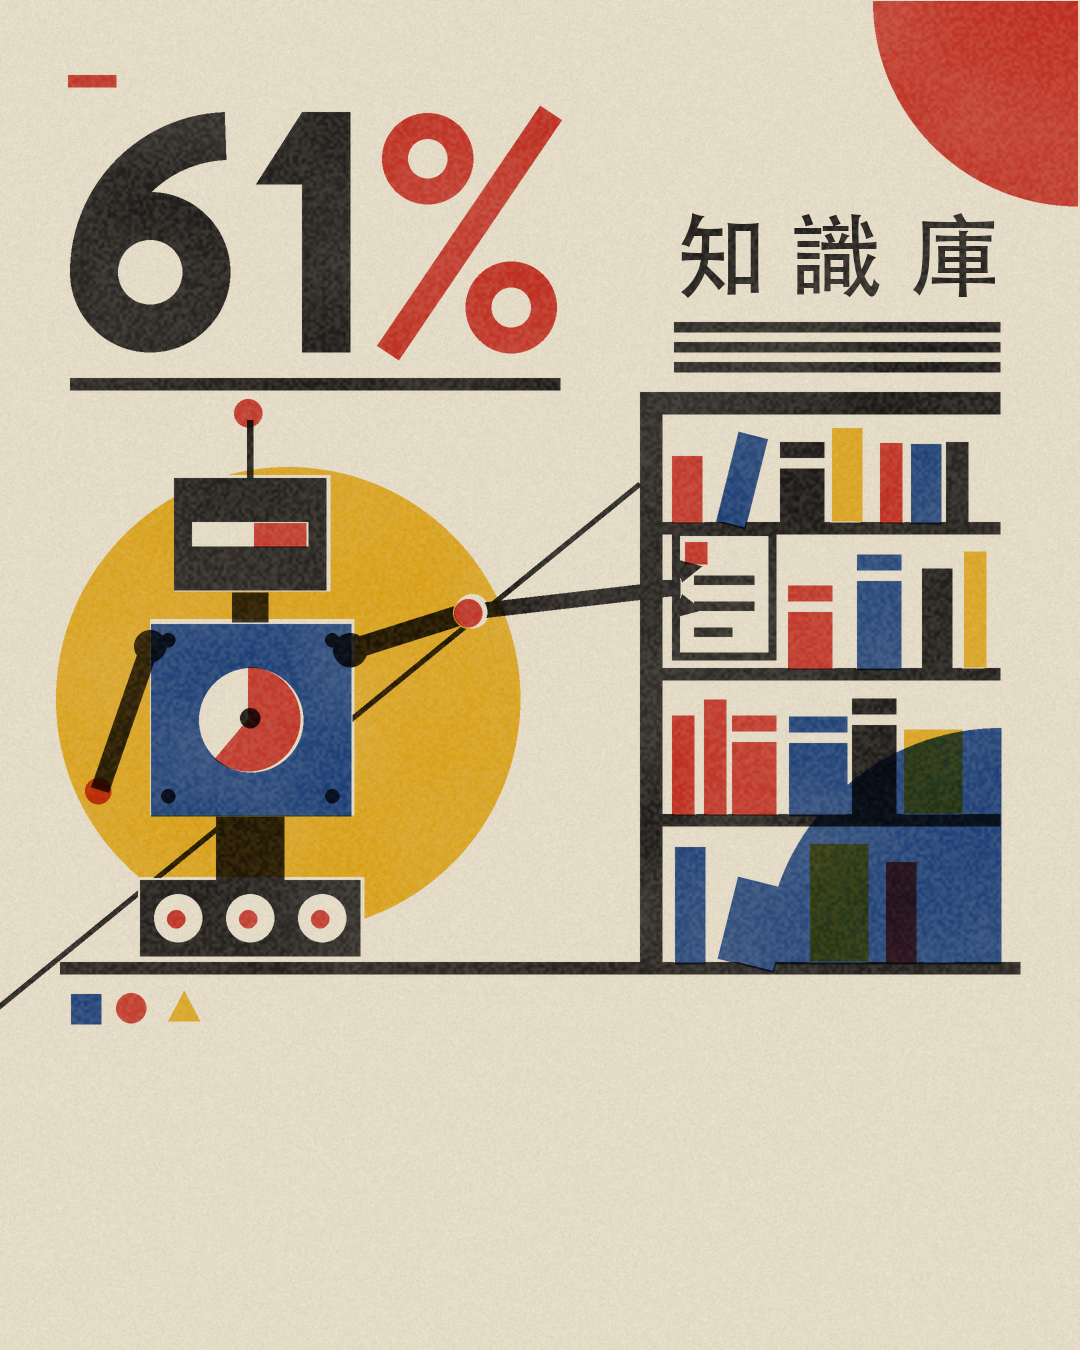

Write the Python code that produced this figure.
"""Style catalog sample: bauhaus (basic shapes, primary colours, constructed type).
Self-contained: Python 3 + PIL only. Renders sample.png (1080x1350) next to this file.
Technique encoded here:
  - every object is built from circle / square / triangle / bar only
  - each ink is a separate "plate" (L mask); plates are multiplied onto paper,
    so overlaps mix like overprinted ink (yellow x blue, red x yellow ...)
  - knock() cuts a hole through all plates (paper shows through)
  - numerals are constructed from rings, arcs and bars, not typed
  - slight plate misregistration + ink mottling + paper grain = printed poster feel
"""
from PIL import Image, ImageDraw, ImageFont, ImageChops, ImageFilter
import math, os, random

W, H, S = 1080, 1350, 2                      # S = supersampling factor
HERE = os.path.dirname(os.path.abspath(__file__))
rnd = random.Random(1919)

PAPER = (238, 229, 208)
INKS = {                                     # plate name -> ink colour, print order
    'yellow': (243, 186, 28),
    'red':    (212, 50, 38),
    'blue':   (28, 70, 150),
    'black':  (28, 26, 26),
}
OFFSET = {'yellow': (2, -1), 'red': (-2, 1), 'blue': (1, 2), 'black': (0, 0)}  # misregistration (px @1x)

plates = {k: Image.new('L', (W * S, H * S), 0) for k in INKS}
draws = {k: ImageDraw.Draw(v) for k, v in plates.items()}


def sc(pts): return [(x * S, y * S) for x, y in pts]

# ---- primitives (the only vocabulary allowed) ---------------------------------
def poly(ink, pts, v=255): draws[ink].polygon(sc(pts), fill=v)
def rect(ink, x0, y0, x1, y1, v=255): draws[ink].rectangle([x0 * S, y0 * S, x1 * S, y1 * S], fill=v)
def disc(ink, cx, cy, r, v=255): draws[ink].ellipse([(cx - r) * S, (cy - r) * S, (cx + r) * S, (cy + r) * S], fill=v)
def ring(ink, cx, cy, r, w, v=255): draws[ink].ellipse([(cx - r) * S, (cy - r) * S, (cx + r) * S, (cy + r) * S], outline=v, width=int(w * S))
def arc(ink, cx, cy, r, a0, a1, w, v=255): draws[ink].arc([(cx - r) * S, (cy - r) * S, (cx + r) * S, (cy + r) * S], a0, a1, fill=v, width=int(w * S))
def pie(ink, cx, cy, r, a0, a1, v=255): draws[ink].pieslice([(cx - r) * S, (cy - r) * S, (cx + r) * S, (cy + r) * S], a0, a1, fill=v)
def bar(ink, x0, y0, x1, y1, w, v=255):
    """thick straight bar with square ends"""
    a = math.atan2(y1 - y0, x1 - x0); nx, ny = -math.sin(a) * w / 2, math.cos(a) * w / 2
    poly(ink, [(x0 + nx, y0 + ny), (x1 + nx, y1 + ny), (x1 - nx, y1 - ny), (x0 - nx, y0 - ny)], v)
def rot_rect(cx, cy, w, h, deg):
    a = math.radians(deg); c, s = math.cos(a), math.sin(a)
    return [(cx + x * c - y * s, cy + x * s + y * c) for x, y in ((-w / 2, -h / 2), (w / 2, -h / 2), (w / 2, h / 2), (-w / 2, h / 2))]
def knock(pts):
    for k in INKS: poly(k, pts, 0)
def knock_disc(cx, cy, r):
    for k in INKS: disc(k, cx, cy, r, 0)
def stripes(ink, x0, y0, x1, y1, n, horizontal=True):
    """n equal bars with equal gaps"""
    if horizontal:
        h = (y1 - y0) / (2 * n - 1)
        for i in range(n): rect(ink, x0, y0 + 2 * i * h, x1, y0 + (2 * i + 1) * h)
    else:
        w = (x1 - x0) / (2 * n - 1)
        for i in range(n): rect(ink, x0 + 2 * i * w, y0, x0 + (2 * i + 1) * w, y1)

# ---- constructed numerals ------------------------------------------------------
def num6(ink, x, base, h=240, t=48):
    R = h / 3                                   # bowl radius
    ring(ink, x + R, base - R, R, t)
    arc(ink, x + 2 * R, base - R, 2 * R, 180, 268, t)   # stem = quarter of a twice-as-big circle
    return 2 * R
def num1(ink, x, base, h=240, t=48):
    rect(ink, x + 46, base - h, x + 46 + t, base)
    poly(ink, [(x + 46, base - h), (x + 46, base - h + t * 1.5), (x, base - h + t * 1.5)])  # flag = triangle
    return 46 + t
def percent(ink, x, base, h=240, t=26):
    r = h * .19
    ring(ink, x + r, base - h + r, r, t)
    ring(ink, x + h * .62 - r + 26, base - r, r, t)
    bar(ink, x + 6, base, x + h * .62 + 20, base - h, t)
    return h * .62 + 26

# ================================ composition ===================================
GROUND = 962
# -- background fields ------------------------------------------------------------
disc('yellow', 286, 700, 232)                              # sun-like field behind the agent
pie('red', 1080, 0, 205, 90, 180)                          # corner quarter disc
bar('black', -10, 1014, 640, 484, 5)                       # diagonal axis: ground -> shelf, the arm lies on it
rect('black', 60, GROUND, 1020, GROUND + 12)               # ground rule

# -- knowledge base: a shelf made of bars, books = rectangles ----------------------
SX0, SX1 = 640, 1000
shelves = [522, 668, 814, GROUND]
rect('black', SX0, 392, SX0 + 22, GROUND)                  # left post
rect('black', SX0, 392, SX1, 392 + 22)                     # top bar
for y in shelves[:-1]: rect('black', SX0, y, SX1, y + 12)
book_cols = ['red', 'blue', 'black', 'yellow']
for si, y in enumerate(shelves):
    x = SX0 + 34
    top = (392 + 22) if si == 0 else shelves[si - 1] + 12
    room = y - top
    k = 0
    while x < SX1 - 30:
        w = rnd.choice([22, 30, 30, 44, 58]); h = room * rnd.choice([.62, .74, .86, .86])
        if x + w > SX1 - 6: break
        if si == 1 and k == 0:                             # the empty slot waiting for the card
            x += 116; k += 1; continue
        ink = book_cols[(k + si * 3) % 4] if rnd.random() < .8 else rnd.choice(book_cols)
        if rnd.random() < .16 and x + w + 40 < SX1:        # a leaning book
            knock(rot_rect(x + w / 2 + 16, y - h / 2 + 3, w, h, 14)); poly(ink, rot_rect(x + w / 2 + 16, y - h / 2 + 3, w, h, 14)); x += w + 40
        else:
            knock([(x, y - h), (x + w, y - h), (x + w, y), (x, y)]); rect(ink, x, y - h, x + w, y)
            if w >= 44 and ink != 'yellow':                # spine band
                knock([(x, y - h + 16), (x + w, y - h + 16), (x + w, y - h + 26), (x, y - h + 26)])
            x += w + rnd.choice([6, 6, 10, 22])
        k += 1
stripes('black', SX0 + 34, 322, SX1, 372, 3)               # stripes above the shelf (rhythm)
pie('blue', SX1, GROUND, 236, 180, 270)                    # quarter disc OVERPRINTS the lower shelves (inks mix)

# -- the AI agent: a machine built from square, rectangle, circle, triangle ---------
# No eyes, no mouth: the head carries one horizontal visor slot (a bar), nothing else.
AX = 250
# tracked base: one long bar + three wheels (circle / knocked hub / red dot)
knock([(AX - 112, 878), (AX + 112, 878), (AX + 112, 958), (AX - 112, 958)])
rect('black', AX - 110, 880, AX + 110, 956)
for wx in (AX - 72, AX, AX + 72):
    knock_disc(wx, 918, 24); disc('red', wx, 918, 9)
rect('black', AX - 34, 812, AX + 34, 880)                              # hip column
# torso: blue square, chest gauge = knocked disc with a red 61 % sector
knock([(AX - 102, 620), (AX + 102, 620), (AX + 102, 816), (AX - 102, 816)])
rect('blue', AX - 100, 622, AX + 100, 814)
knock_disc(AX, 718, 52); pie('red', AX, 718, 52, -90, -90 + 220); disc('black', AX, 718, 10)
for bx, by in ((AX - 82, 640), (AX + 82, 640), (AX - 82, 796), (AX + 82, 796)): disc('black', bx, by, 7)   # bolts
rect('black', AX - 18, 588, AX + 18, 622)                              # neck
# head: black square, one visor slot, antenna
knock([(AX - 78, 476), (AX + 78, 476), (AX + 78, 592), (AX - 78, 592)])
rect('black', AX - 76, 478, AX + 76, 590)
knock([(AX - 58, 522), (AX + 58, 522), (AX + 58, 546), (AX - 58, 546)])   # visor slot = paper
rect('red', AX + 6, 522, AX + 58, 546)                                  # scan segment, looking right
rect('black', AX - 3, 420, AX + 3, 478); disc('red', AX, 412, 14)       # antenna
# idle arm (left): straight bar down, joint discs, triangle hand
bar('black', AX - 100, 646, AX - 150, 790, 18); disc('black', AX - 100, 646, 16); disc('red', AX - 150, 790, 13)
# working arm (right): shoulder -> elbow -> card, one straight diagonal toward the shelf slot
SH, EL, HD = (AX + 100, 650), (AX + 220, 612), (676, 588)
bar('black', *SH, *EL, 20); bar('black', *EL, *HD, 16)
disc('black', *SH, 17); knock_disc(*EL, 17); disc('red', *EL, 14)
poly('black', [(HD[0] - 4, HD[1] - 26), (HD[0] + 22, HD[1] - 18), (HD[0] + 4, HD[1] - 4)])   # upper jaw
poly('black', [(HD[0] - 4, HD[1] + 26), (HD[0] + 22, HD[1] + 18), (HD[0] + 4, HD[1] + 4)])   # lower jaw

# -- the note card, half-way into the empty slot of shelf row 2 ----------------------
CX, CY, CA = 724, 594, 0
card = rot_rect(CX, CY, 104, 132, CA)
knock(card); poly('black', card)
knock(rot_rect(CX, CY, 88, 116, CA))
for i, lw in enumerate((60, 60, 38)):                                  # three text bars
    poly('black', rot_rect(CX - (60 - lw) / 2 + i * 0.0, CY - 14 + i * 26, lw, 9, CA))
poly('red', rot_rect(CX - 26, CY - 42, 22, 22, CA))                    # red tab = the new note
# gripper drawn over the card so the hand visibly holds it
bar('black', HD[0] - 30, HD[1], HD[0] + 4, HD[1], 16)
poly('black', [(HD[0] - 4, HD[1] - 30), (HD[0] + 26, HD[1] - 22), (HD[0] + 6, HD[1] - 6)])
poly('black', [(HD[0] - 4, HD[1] + 30), (HD[0] + 26, HD[1] + 22), (HD[0] + 6, HD[1] + 6)])

# -- big constructed number ------------------------------------------------------------
x, base = 70, 352
x += num6('black', x, base) + 26
x += num1('black', x, base) + 34
percent('red', x, base)
rect('black', 70, base + 26, 560, base + 38)                           # heavy rule under the number
rect('red', 70, 74, 118, 86)                                           # small accent bar
# signature row: the three basic shapes, sitting just under the ground rule
rect('blue', 70, 992, 100, 1022); disc('red', 133, 1007, 15); poly('yellow', [(166, 1022), (198, 1022), (182, 992)])

# ================================ printing ============================================
def noise_tile(size, cell, lo, hi):
    w, h = size[0] // cell + 2, size[1] // cell + 2
    im = Image.frombytes('L', (w, h), rnd.randbytes(w * h)).resize(size, Image.BICUBIC)
    return im.point(lambda v: int(lo + (hi - lo) * v / 255))

small = {k: v.resize((W, H), Image.LANCZOS) for k, v in plates.items()}

# heading typed in a plain grotesque, knocked into the black plate as a block
f = ImageFont.truetype('/System/Library/Fonts/STHeiti Medium.ttc', 92)
td = ImageDraw.Draw(small['black'])
tx = SX0 + 34
for ch in '知識庫':                                                     # tracked out to span the shelf grid
    td.text((tx, 208), ch, font=f, fill=255); tx += (SX1 - SX0 - 34 - 92) / 2

canvas = Image.new('RGB', (W, H), PAPER)
white = Image.new('RGB', (W, H), (255, 255, 255))
for name, col in INKS.items():
    m = ImageChops.offset(small[name], *OFFSET[name])
    m = ImageChops.multiply(m, noise_tile((W, H), 3, 218, 255))        # ink mottling
    m = ImageChops.multiply(m, noise_tile((W, H), 90, 225, 255))       # uneven pressure
    tint = Image.composite(Image.new('RGB', (W, H), col), white, m)
    canvas = ImageChops.multiply(canvas, tint)                         # overprint
grain = noise_tile((W, H), 1, 236, 255).filter(ImageFilter.GaussianBlur(.6))
canvas = ImageChops.multiply(canvas, Image.merge('RGB', (grain, grain, grain)))
canvas.save(os.path.join(HERE, 'sample.png'))
